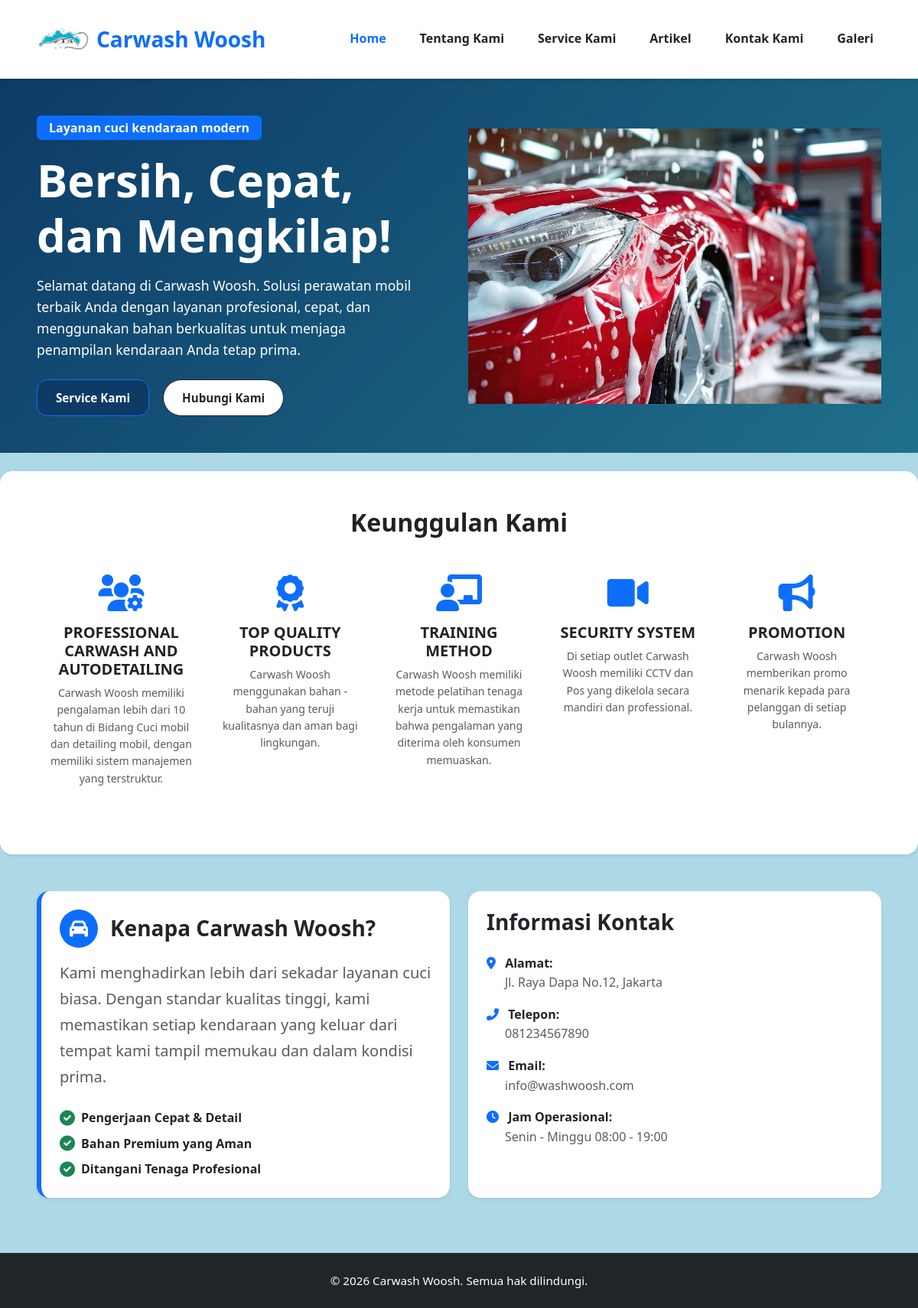
The app's page /Frontend/index.php with its own data.
### tables this page shows
CREATE TABLE tb_company_profile (
  id INT UNSIGNED AUTO_INCREMENT PRIMARY KEY,
  nama_perusahaan VARCHAR(150) NOT NULL,
  logo VARCHAR(255) DEFAULT NULL,
  alamat TEXT NOT NULL,
  no_telp VARCHAR(50) NOT NULL,
  email VARCHAR(100) NOT NULL,
  jam_operasional VARCHAR(100) NOT NULL,
  deskripsi TEXT,
  visi TEXT,
  misi TEXT,
  updated_at TIMESTAMP NOT NULL DEFAULT CURRENT_TIMESTAMP ON UPDATE CURRENT_TIMESTAMP
);

### Frontend/includes/company_data.php (called while the page is built)
<?php
require_once dirname(__DIR__, 2) . '/config/koneksi.php';
$company = [
    'id' => null,
    'nama_perusahaan' => 'Carwash Woosh',
    'logo' => null,
    'alamat' => 'Jl. Contoh No.123, Kecamatan Dapa',
    'no_telp' => '+62 812 3456 7890',
    'email' => 'info@washwoosh.com',
    'jam_operasional' => 'Senin - Minggu 08:00 - 19:00',
    'deskripsi' => 'Layanan cuci kendaraan modern yang cepat, bersih, dan ramah lingkungan.',
    'visi' => 'Menjadi layanan cuci kendaraan pilihan utama di kawasan kami.',
    'misi' => 'Memberikan layanan berkualitas dengan harga terjangkau dan pelayanan terbaik.'
];
try {
    $stmt = $pdo->query('SELECT * FROM tb_company_profile ORDER BY updated_at DESC LIMIT 1');
    $companyRow = $stmt->fetch();
    if ($companyRow) {
        $company = array_merge($company, $companyRow);
    }
} catch (PDOException $e) {
}
?>

### Frontend/index.php (the view, shortened to what this page needs)
<?php
require_once 'includes/company_data.php';
?>
<!DOCTYPE html>
<html lang="id">
<head>
    <link href="https://cdn.jsdelivr.net/npm/bootstrap@5.3.0/dist/css/bootstrap.min.css" rel="stylesheet">
    <link rel="stylesheet" href="https://cdnjs.cloudflare.com/ajax/libs/font-awesome/6.0.0/css/all.min.css">
    <link rel="stylesheet" href="assets/css/style.css">
</head>
<body>
    <?php include 'includes/site_header.php'; ?>
    <main>
        <section class="hero py-5">
            <div class="container-fluid px-5">
                <div class="row align-items-center">
                    <div class="col-md-6 pe-lg-5">
                        <span class="badge bg-primary mb-3 px-3 py-2 fs-6">Layanan cuci kendaraan modern</span>
                        <h1 class="display-4 fw-bold mb-3">Bersih, Cepat, dan Mengkilap!</h1>
                        <p class="lead mb-4">Selamat datang di <strong>Carwash Woosh</strong>. Solusi perawatan mobil terbaik Anda dengan layanan profesional, cepat, dan menggunakan bahan berkualitas untuk menjaga penampilan kendaraan Anda tetap prima.</p>
                        <div class="hero-actions">
                            <a class="btn btn-primary btn-lg me-2 px-4" href="service.php">Service Kami</a>
                            <a class="btn btn-outline-dark btn-lg px-4 bg-white" href="kontak.php">Hubungi Kami</a>
                        </div>
                    </div>
                    <div class="col-md-6 text-center mt-5 mt-md-0">
                        <img src="assets/images/99cdfa217cf61968e07f8d5c1d499692.jpg" class="img-fluid" alt="Ilustrasi Cuci Mobil Carwash Woosh">
                    </div>
                </div>
            </div>
        </section>
        <section class="features d-block container-fluid px-5 py-5 text-center bg-white my-4 shadow-sm rounded-4 w-100 mx-auto">
            <h2 class="fw-bold mb-5 w-100 text-center">Keunggulan Kami</h2>
            <div class="row justify-content-center w-100 mx-auto">
                <div class="col-md col-sm-6 px-3 mb-4">
                    <i class="fas fa-users-cog fa-3x mb-3 text-primary"></i>
                    <h5 class="text-uppercase fw-bold" style="font-size: 20px;">Professional Carwash and Autodetailing</h5>
                    <p class="text-muted" style="font-size: 14px;">Carwash Woosh memiliki pengalaman lebih dari 10 tahun di Bidang Cuci mobil dan detailing mobil, dengan memiliki sistem manajemen yang terstruktur.</p>
                </div>
                <div class="col-md col-sm-6 px-3 mb-4">
                    <i class="fas fa-award fa-3x mb-3 text-primary"></i>
                    <h5 class="text-uppercase fw-bold" style="font-size: 20px;">Top Quality Products</h5>
                    <p class="text-muted" style="font-size: 14px;">Carwash Woosh menggunakan bahan - bahan yang teruji kualitasnya dan aman bagi lingkungan.</p>
                </div>
                <div class="col-md col-sm-6 px-3 mb-4">
                    <i class="fas fa-chalkboard-teacher fa-3x mb-3 text-primary"></i>
                    <h5 class="text-uppercase fw-bold" style="font-size: 20px;">Training Method</h5>
                    <p class="text-muted" style="font-size: 14px;">Carwash Woosh memiliki metode pelatihan tenaga kerja untuk memastikan bahwa pengalaman yang diterima oleh konsumen memuaskan.</p>
                </div>
                <div class="col-md col-sm-6 px-3 mb-4">
                    <i class="fas fa-video fa-3x mb-3 text-primary"></i>
                    <h5 class="text-uppercase fw-bold" style="font-size: 20px;">Security System</h5>
                    <p class="text-muted" style="font-size: 14px;">Di setiap outlet Carwash Woosh memiliki CCTV dan Pos yang dikelola secara mandiri dan professional.</p>
                </div>
                <div class="col-md col-sm-6 px-3 mb-4">
                    <i class="fas fa-bullhorn fa-3x mb-3 text-primary"></i>
                    <h5 class="text-uppercase fw-bold" style="font-size: 20px;">Promotion</h5>
                    <p class="text-muted" style="font-size: 14px;">Carwash Woosh memberikan promo menarik kepada para pelanggan di setiap bulannya.</p>
                </div>
            </div>
        </section>
        <section class="container-fluid px-5 py-4 mb-5">
            <div class="row g-4">
                <div class="col-md-6">
                    <div class="card h-100 p-4 border-0 shadow-sm rounded-4" style="border-left: 6px solid #0d6efd !important;">
                        <div class="d-flex align-items-center mb-3">
                            <div class="bg-primary text-white rounded-circle d-flex justify-content-center align-items-center me-3" style="width: 50px; height: 50px;">
                                <i class="fas fa-car fs-4"></i>
                            </div>
                            <h3 class="fw-bold mb-0">Kenapa Carwash Woosh?</h3>
                        </div>
                        <p class="text-muted mb-4" style="font-size: 20px; line-height: 1.7;">
                            Kami menghadirkan lebih dari sekadar layanan cuci biasa. Dengan standar kualitas tinggi, kami memastikan setiap kendaraan yang keluar dari tempat kami tampil memukau dan dalam kondisi prima.
                        </p>
                        <div class="mt-auto">
                            <div class="d-flex align-items-center mb-2">
                                <i class="fas fa-check-circle text-success me-2 fs-5"></i>
                                <span class="fw-semibold text-dark">Pengerjaan Cepat & Detail</span>
                            </div>
                            <div class="d-flex align-items-center mb-2">
                                <i class="fas fa-check-circle text-success me-2 fs-5"></i>
                                <span class="fw-semibold text-dark">Bahan Premium yang Aman</span>
                            </div>
                            <div class="d-flex align-items-center">
                                <i class="fas fa-check-circle text-success me-2 fs-5"></i>
                                <span class="fw-semibold text-dark">Ditangani Tenaga Profesional</span>
                            </div>
                        </div>
                    </div>
                </div>
                <div class="col-md-6">
                    <div class="card h-100 p-4 border-0 shadow-sm rounded-4">
                        <h3 class="fw-bold mb-4">Informasi Kontak</h3>
                        <p class="mb-3"><i class="fas fa-map-marker-alt text-primary me-2"></i> <strong>Alamat:</strong> <br><span class="ms-4 text-muted"><?= htmlspecialchars($company['alamat'] ?? '-') ?></span></p>
                        <p class="mb-3"><i class="fas fa-phone-alt text-primary me-2"></i> <strong>Telepon:</strong> <br><span class="ms-4 text-muted"><?= htmlspecialchars($company['no_telp'] ?? '-') ?></span></p>
                        <p class="mb-3"><i class="fas fa-envelope text-primary me-2"></i> <strong>Email:</strong> <br><span class="ms-4 text-muted"><?= htmlspecialchars($company['email'] ?? '-') ?></span></p>
                        <p class="mb-0"><i class="fas fa-clock text-primary me-2"></i> <strong>Jam Operasional:</strong> <br><span class="ms-4 text-muted"><?= htmlspecialchars($company['jam_operasional'] ?? '-') ?></span></p>
                    </div>
                </div>
            </div>
        </section>
    <footer class="site-footer bg-dark text-white py-4 mt-auto">
        <div class="container-fluid px-5 text-center">
            <p class="mb-0">&copy; <?= date('Y') ?> Carwash Woosh. Semua hak dilindungi.</p>
        </div>
    </footer>
</body>
</html>

### Frontend/assets/css/style.css (style rules this page uses)
* { box-sizing: border-box; margin: 0; padding: 0; }
html, body { min-height: 100%; }
body { font-family: 'Segoe UI', Tahoma, Geneva, Verdana, sans-serif; color: #222; background: #f7f9fb; line-height: 1.6; min-height: 100vh; display: flex; flex-direction: column; }
.hero { background: linear-gradient(135deg, #0d3b66 0%, #1f6f8b 100%); color: #ffffff; padding: 48px 0 36px; }
.hero h1 { font-size: clamp(2.5rem, 5vw, 4rem); margin-bottom: 16px; }
.hero p { font-size: 1.1rem; margin-bottom: 32px; max-width: 620px; }
.hero-actions { display: flex; gap: 10px; flex-wrap: wrap; }
.btn { display: inline-flex; align-items: center; justify-content: center; padding: 10px 16px; border-radius: 999px; text-decoration: none; font-weight: 700; font-size: 0.95rem; }
.btn-primary { background: #ffd166; color: #0d3b66; }
.card, .feature-item, .contact-card { background: #ffffff; border-radius: 24px; padding: 32px; box-shadow: 0 16px 36px rgba(15, 23, 42, 0.08); }
.features { display: grid; grid-template-columns: repeat(auto-fit, minmax(200px, 1fr)); gap: 14px; margin-bottom: 40px; }
.site-footer { background: #0f172a; color: #ffffff; padding: 22px 0; margin-top: auto; }
.site-footer p { text-align: center; font-size: 0.95rem; }
.btn-primary { background: #0d3b66; color: #ffffff; padding: 12px 20px; border-radius: 14px; }

### Frontend/index.php (style rules this page uses)
body { background-color: #add8e6 !important; }

### records on screen
tb_company_profile: alamat "Jl. Raya Dapa No.12, Jakarta", no_telp "081234567890", email "info@washwoosh.com", jam_operasional "Senin - Minggu 08:00 - 19:00"
